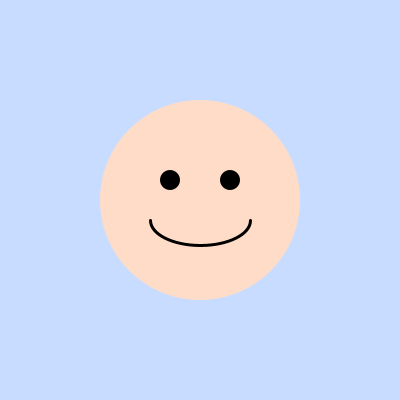
Frame 1 (no input)
Frame 2 (the mouse pressed at the canvas centre, redrawn once): identical to frame 1, image omitted

The Processing sketch that drew this single still picture (run headless with seeded random() and noise(); the mouse was pressed at the canvas centre and the sketch redrawn once):

// Processing sketch: face_exercise
// ── face_exercise.pde
// Face Exercise
// Modify values and experiment.

void setup() {
  size(400, 400);
  noLoop(); // Remove this if you want animation
}

void draw() {
  background(200, 220, 255);

  // Change position and size here
  drawFace(200, 200, 200);
}

void drawFace(float x, float y, float diameter) {

  // Face
  fill(255, 220, 200);
  noStroke();
  ellipse(x, y, diameter, diameter);

  // Eyes
  fill(0);
  float eyeOffsetX = 30;
  float eyeOffsetY = 20;
  float eyeSize = 20;

  ellipse(x - eyeOffsetX, y - eyeOffsetY, eyeSize, eyeSize);
  ellipse(x + eyeOffsetX, y - eyeOffsetY, eyeSize, eyeSize);

  // Mouth
  noFill();
  stroke(0);
  strokeWeight(3);
  arc(x, y + 20, diameter * 0.5, diameter * 0.25, 0, PI);
}
